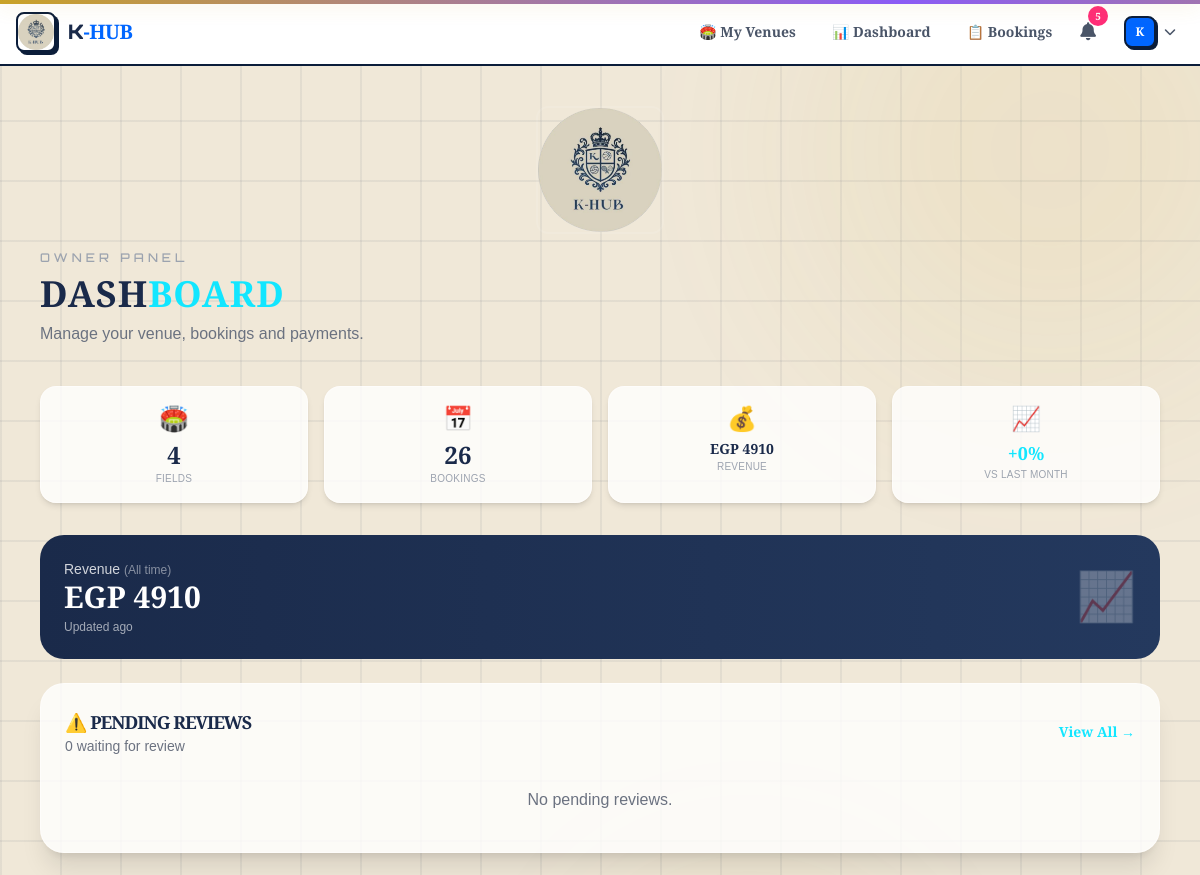
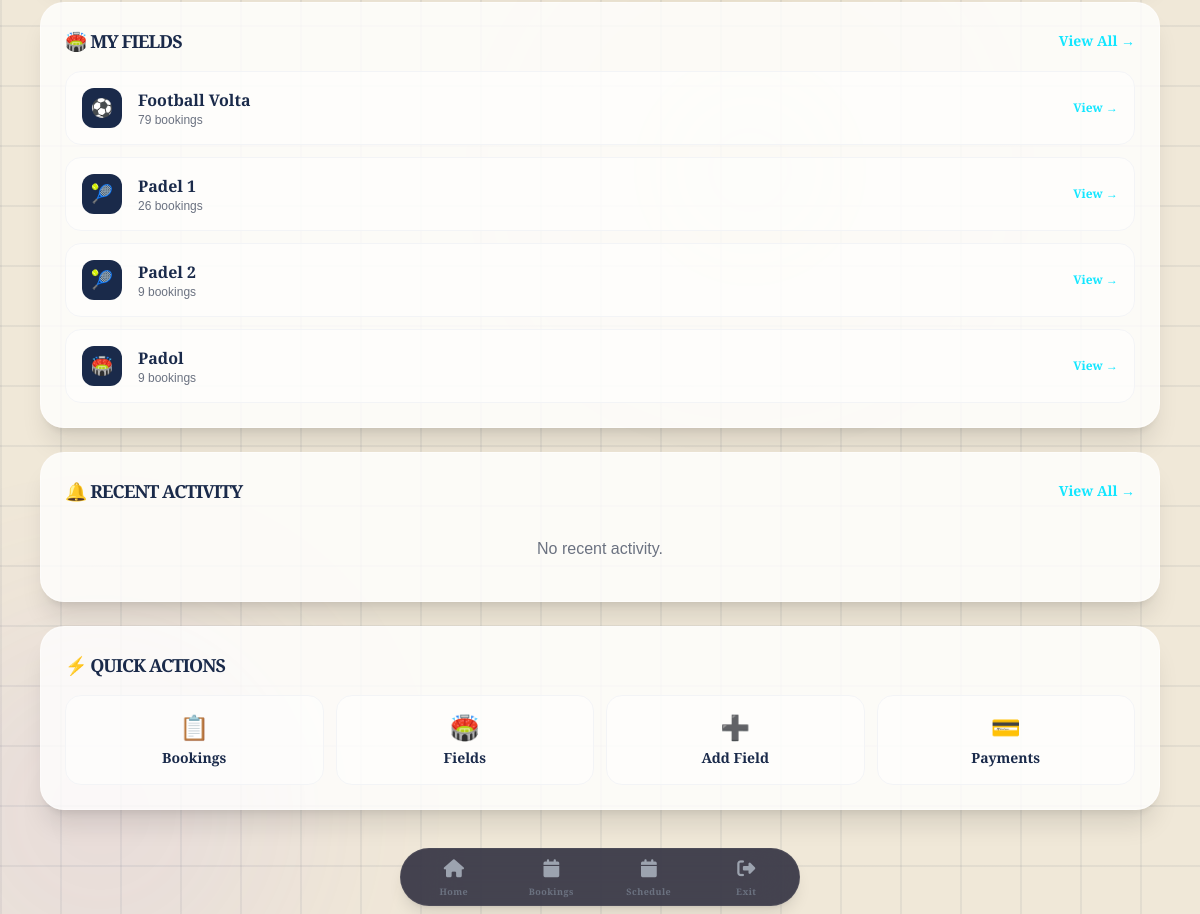
The app's page /owner/ (signed in) with its own data (2 pictures, top to bottom).
### accounts/models.py (models this page shows, shortened)
class User(AbstractBaseUser, PermissionsMixin):
    ROLE_CHOICES = [
        ('PLAYER', 'Player'),
        ('VENUE_OWNER', 'Venue Owner'),
        ('ADMIN', 'Admin'),
    ]
    email = models.EmailField(unique=True, db_index=True)
    username = models.CharField(max_length=50, unique=True, null=True, blank=True)
    role = models.CharField(max_length=20, choices=ROLE_CHOICES, default='PLAYER')
    is_active = models.BooleanField(default=True)
    is_staff = models.BooleanField(default=False)
    date_joined = models.DateTimeField(default=timezone.now)
    objects = UserManager()
    USERNAME_FIELD = 'email'
    REQUIRED_FIELDS = []
    class Meta:
        indexes = [
            models.Index(fields=['email']),
            models.Index(fields=['role']),
        ]
    @property
    def is_player(self):
        return self.role == 'PLAYER'
    @property
    def is_venue_owner(self):
        return self.role == 'VENUE_OWNER'

### venues/models.py (models this page shows, shortened)
class Field(models.Model):
    venue = models.ForeignKey(Venue, on_delete=models.CASCADE, related_name='fields')
    name = models.CharField(max_length=200)
    sport_type = models.CharField(max_length=20, choices=Venue.SPORT_CHOICES)
    description = models.TextField(blank=True)
    price_per_hour = models.DecimalField(max_digits=10, decimal_places=2, validators=[MinValueValidator(0)])
    is_active = models.BooleanField(default=True)
    image = models.ImageField(upload_to='field_images/', null=True, blank=True)
    created_at = models.DateTimeField(auto_now_add=True)
    class Meta:
        indexes = [
            models.Index(fields=['venue', 'is_active']),
            models.Index(fields=['sport_type']),
        ]

### dashboard/views.py (the view)
# urls.py: path('owner/', views.owner_dashboard, name='owner_dashboard'),
@venue_owner_required
def owner_dashboard(request):
    from venues.models import Field, Booking
    fields = Field.objects.filter(venue__owner=request.user)
    bookings = Booking.objects.filter(field__in=fields, status='CONFIRMED')
    return render(request, 'dashboard/owner_dashboard.html', {
        'all_fields': fields,
        'total_fields': fields.count(),
        'total_bookings': bookings.count(),
        'total_revenue': sum(b.field.price_per_hour for b in bookings),
    })

### dashboard/templates/dashboard/owner_dashboard.html (shortened to what this page needs)
{% extends 'base.html' %}
{% load static %}
{% block content %}
<div class="animate-fade-up max-w-6xl mx-auto px-4">
    <div class="mb-10">
        <p class="text-xs uppercase tracking-[4px] text-gray-400 mb-2" style="font-family:'Orbitron',sans-serif;">
            Owner Panel
        </p>
        <h1 class="text-4xl font-black tracking-wide text-[#1A2A4A]">
            DASH<span class="text-[#12E6FF]">BOARD</span>
        </h1>
        <p class="text-gray-500 mt-2">
            Manage your venue, bookings and payments.
        </p>
    </div>
    <div class="grid grid-cols-2 md:grid-cols-4 gap-4 mb-8">
        <div class="rounded-2xl bg-white/80 backdrop-blur-xl border border-white/40 shadow-md p-4 text-center">
            <div class="text-2xl mb-1">🏟️</div>
            <p class="text-2xl font-black text-[#1A2A4A]">{{ total_fields }}</p>
            <p class="text-[10px] text-gray-400 uppercase tracking-wide">Fields</p>
        </div>
        <div class="rounded-2xl bg-white/80 backdrop-blur-xl border border-white/40 shadow-md p-4 text-center">
            <div class="text-2xl mb-1">📅</div>
            <p class="text-2xl font-black text-[#1A2A4A]">{{ total_bookings }}</p>
            <p class="text-[10px] text-gray-400 uppercase tracking-wide">Bookings</p>
        </div>
        <div class="rounded-2xl bg-white/80 backdrop-blur-xl border border-white/40 shadow-md p-4 text-center">
            <div class="text-2xl mb-1">💰</div>
            <p class="text-sm font-black text-[#1A2A4A] truncate">EGP {{ total_revenue|floatformat:0 }}</p>
            <p class="text-[10px] text-gray-400 uppercase tracking-wide">Revenue</p>
        </div>
        <div class="rounded-2xl bg-white/80 backdrop-blur-xl border border-white/40 shadow-md p-4 text-center">
            <div class="text-2xl mb-1">📈</div>
            <p class="text-lg font-black text-[#12E6FF]">{{ revenue_change|default:"+0" }}%</p>
            <p class="text-[10px] text-gray-400 uppercase tracking-wide">vs last month</p>
        </div>
    </div>
    <div class="rounded-3xl bg-gradient-to-r from-[#1A2A4A] to-[#24395E] p-6 mb-6 text-white">
        <div class="flex justify-between items-center">
            <div>
                <p class="text-sm opacity-80">Revenue <span class="text-xs opacity-60">(All time)</span></p>
                <p class="text-3xl font-black">EGP {{ total_revenue|floatformat:0 }}</p>
                <p class="text-xs opacity-60 mt-1">Updated {{ last_updated|timesince }} ago</p>
            </div>
            <div class="text-5xl opacity-30">📈</div>
        </div>
    </div>
    <div class="rounded-3xl bg-white/80 backdrop-blur-xl border border-white/40 shadow-xl p-6 mb-6">
        <div class="flex justify-between items-center mb-4">
            <div>
                <h2 class="text-lg font-bold text-[#1A2A4A]">⚠️ Pending Reviews</h2>
                <p class="text-sm text-gray-500">{{ pending_reviews|length }} waiting for review</p>
            </div>
            <a href="{% url 'venues:booking_requests' %}" class="text-sm text-[#12E6FF] font-bold hover:text-[#1A2A4A] transition">View All →</a>
        </div>
        {% if pending_reviews %}
            <div class="space-y-3">
                {% for payment in pending_reviews|slice:":3" %}
                    <div class="flex items-center justify-between p-4 rounded-2xl bg-white/50 border border-gray-100">
                        <div>
                            <p class="font-bold text-[#1A2A4A]">{{ payment.booking.field.name }}</p>
                            <p class="text-sm text-gray-500">{{ payment.booking.player.username }} · {{ payment.booking.booking_date|date:"D, M j" }} · {{ payment.booking.start_time|time:"g:i A" }}</p>
                            <p class="text-xs font-bold text-[#12E6FF]">EGP {{ payment.amount }}</p>
                        </div>
                        <a href="{% url 'venues:booking_details' payment.booking.id %}"
                           class="bg-[#12E6FF] hover:bg-[#0fd0e8] text-[#1A2A4A] px-4 py-2 rounded-xl text-sm font-bold transition">
                            Review →
                        </a>
                    </div>
                {% endfor %}
            </div>
        {% else %}
            <p class="text-gray-500 text-center py-4">No pending reviews.</p>
        {% endif %}
    </div>
    <div class="rounded-3xl bg-white/80 backdrop-blur-xl border border-white/40 shadow-xl p-6 mb-6">
        <div class="flex justify-between items-center mb-4">
            <h2 class="text-lg font-bold text-[#1A2A4A]">🏟️ My Fields</h2>
            <a href="{% url 'venues:list' %}" class="text-sm text-[#12E6FF] font-bold hover:text-[#1A2A4A] transition">View All →</a>
        </div>
        <div class="space-y-3">
            {% for field in all_fields|slice:":4" %}
                <a href="{% url 'venues:field_schedule' field.id %}"
                   class="flex items-center justify-between p-4 rounded-2xl bg-white/50 border border-gray-100 hover:border-[#12E6FF] transition">
                    <div class="flex items-center gap-4">
                        <div class="w-10 h-10 rounded-xl bg-[#1A2A4A] text-white flex items-center justify-center text-lg">
                            {% if field.sport_type == 'FOOTBALL' %}⚽
                            {% elif field.sport_type == 'PADEL' %}🎾
                            {% else %}🏟️{% endif %}
                        </div>
                        <div>
                            <p class="font-bold text-[#1A2A4A]">{{ field.name }}</p>
                            <p class="text-xs text-gray-500">{{ field.bookings.count }} bookings</p>
                        </div>
                    </div>
                    <span class="text-xs text-[#12E6FF] font-semibold">View →</span>
                </a>
            {% endfor %}
        </div>
    </div>
    <div class="rounded-3xl bg-white/80 backdrop-blur-xl border border-white/40 shadow-xl p-6 mb-6">
        <div class="flex justify-between items-center mb-4">
            <h2 class="text-lg font-bold text-[#1A2A4A]">🔔 Recent Activity</h2>
            <a href="{% url 'notifications:list' %}" class="text-sm text-[#12E6FF] font-bold hover:text-[#1A2A4A] transition">View All →</a>
        </div>
        <div class="space-y-3">
            {% for notification in notifications|slice:":3" %}
                <div class="flex items-start gap-3 p-3 rounded-2xl bg-white/50 border border-gray-100">
                    <div class="w-10 h-10 rounded-xl bg-gradient-to-br from-[#1A2A4A] to-[#4e69ba] text-white flex items-center justify-center text-lg flex-shrink-0">
                        {% if notification.notification_type == 'booking' %}📅
                        {% elif notification.notification_type == 'team' %}👥
                        {% elif notification.notification_type == 'payment' %}💳
                        {% elif notification.notification_type == 'cancel' %}❌
                        {% else %}🔔{% endif %}
                    </div>
                    <div class="flex-1">
                        <div class="flex items-center gap-2">
                            <p class="font-bold text-sm text-[#1A2A4A]">{{ notification.title }}</p>
                            {% if not notification.is_read %}
                                <span class="w-2 h-2 rounded-full bg-[#12E6FF]"></span>
                            {% endif %}
                        </div>
                        <p class="text-xs text-gray-500">{{ notification.message }}</p>
                        <p class="text-[10px] text-gray-400 mt-1">{{ notification.created_at|timesince }} ago</p>
                    </div>
                </div>
            {% empty %}
                <p class="text-gray-500 text-center py-4">No recent activity.</p>
            {% endfor %}
        </div>
    </div>
    <div class="rounded-3xl bg-white/80 backdrop-blur-xl border border-white/40 shadow-xl p-6">
        <h2 class="text-lg font-bold text-[#1A2A4A] mb-4">⚡ Quick Actions</h2>
        <div class="grid grid-cols-2 md:grid-cols-4 gap-3">
            <a href="{% url 'venues:booking_requests' %}"
               class="p-4 rounded-2xl bg-white/50 border border-gray-100 hover:border-[#12E6FF] transition text-center">
                <div class="text-2xl mb-1">📋</div>
                <p class="text-sm font-bold text-[#1A2A4A]">Bookings</p>
            </a>
            <a href="{% url 'venues:list' %}"
               class="p-4 rounded-2xl bg-white/50 border border-gray-100 hover:border-[#12E6FF] transition text-center">
                <div class="text-2xl mb-1">🏟️</div>
                <p class="text-sm font-bold text-[#1A2A4A]">Fields</p>
            </a>
            <a href="{% url 'venues:create' %}"
               class="p-4 rounded-2xl bg-white/50 border border-gray-100 hover:border-[#12E6FF] transition text-center">
                <div class="text-2xl mb-1">➕</div>
                <p class="text-sm font-bold text-[#1A2A4A]">Add Field</p>
            </a>
            <a href="{% url 'venues:booking_requests' %}"
               class="p-4 rounded-2xl bg-white/50 border border-gray-100 hover:border-[#12E6FF] transition text-center">
                <div class="text-2xl mb-1">💳</div>
                <p class="text-sm font-bold text-[#1A2A4A]">Payments</p>
            </a>
        </div>
    </div>
</div>
{% endblock %}

### templates/navbar.html (shortened to what this page needs)
{% load static %}
<nav class="hidden md:block bg-white border-b-2 border-[#0B1D3A] sticky top-0 z-50">
    <div class="container mx-auto px-4 max-w-7xl">
        <div class="flex items-center justify-between h-16">
            <a href="/" class="flex items-center gap-3">
                <img src="{% static 'img/logo.png' %}" alt="K-HUB" class="w-10 h-10 rounded-lg border-2 border-[#0B1D3A] shadow-[3px_3px_0px_#0B1D3A] object-contain bg-white">
                <span class="text-xl font-black tracking-tight" style="font-family: 'Orbitron', sans-serif;">
                    K<span style="color: #0066FF;">-HUB</span>
                </span>
            </a>
            {% if user.is_authenticated %}
            <div class="flex items-center gap-1">
                {% if user.is_player %}
                    <a href="{% url 'booking:browse_fields' %}" class="px-4 py-2 text-sm font-bold text-[#4A5568] hover:text-[#0066FF] hover:bg-[#F5F0E5] rounded-lg transition">
                        🏟️ Book
                    </a>
                    <a href="{% url 'teams:room_list' %}" class="px-4 py-2 text-sm font-bold text-[#4A5568] hover:text-[#0066FF] hover:bg-[#F5F0E5] rounded-lg transition">
                        🎮 Rooms
                    </a>
                    <a href="{% url 'booking:history' %}" class="px-4 py-2 text-sm font-bold text-[#4A5568] hover:text-[#0066FF] hover:bg-[#F5F0E5] rounded-lg transition">
                        📋 My Bookings
                    </a>
                {% elif user.is_venue_owner %}
                    <a href="{% url 'venues:list' %}" class="px-4 py-2 text-sm font-bold text-[#4A5568] hover:text-[#0066FF] hover:bg-[#F5F0E5] rounded-lg transition">
                        🏟️ My Venues
                    </a>
                    <a href="{% url 'venues:owner_dashboard' %}" class="px-4 py-2 text-sm font-bold text-[#4A5568] hover:text-[#0066FF] hover:bg-[#F5F0E5] rounded-lg transition">
                        📊 Dashboard
                    </a>
                    <a href="{% url 'venues:booking_requests' %}" class="px-4 py-2 text-sm font-bold text-[#4A5568] hover:text-[#0066FF] hover:bg-[#F5F0E5] rounded-lg transition">
                        📋 Bookings
                    </a>
                {% endif %}
                <a href="{% url 'notifications:list' %}" class="relative p-2 text-[#4A5568] hover:text-[#0066FF] transition">
                    <i class="fas fa-bell text-lg"></i>
                    <span id="notifBadge" class="absolute -top-1 -right-1 w-5 h-5 bg-[#FF2D78] rounded-full text-[10px] flex items-center justify-center font-bold text-white hidden">
                    </span>
                </a>
                <div class="relative ml-2">
                    <button onclick="document.getElementById('userDropdown').classList.toggle('hidden')" class="flex items-center gap-2 p-2 hover:bg-[#F5F0E5] rounded-lg transition">
                        <div class="w-8 h-8 rounded-lg bg-[#0066FF] flex items-center justify-center text-white font-bold text-xs border-2 border-[#0B1D3A] shadow-[2px_2px_0px_#0B1D3A]">
                            {{ user.username|first|upper }}
                        </div>
                        <i class="fas fa-chevron-down text-xs text-[#4A5568]"></i>
                    </button>
                </div>
            </div>
{% else %}
<div class="flex items-center gap-3">
    <a href="{% url 'accounts:login' %}" class="btn-outline text-xs py-2 px-4">Sign In</a>
    <a href="{% url 'accounts:register_player' %}" class="btn-chrome text-xs py-2 px-4">Get Started</a>
</div>
{% endif %}
        </div>
    </div>
</nav>

### records on screen
User: username|first "K"
Field: name "Football Volta", bookings.count "79"
Field: name "Padel 1", bookings.count "26"
Field: name "Padel 2", bookings.count "9"
Field: name "Padol", bookings.count "9"

### other values on screen
{{ total_fields }} "4"
{{ total_bookings }} "26"
{{ total_revenue|floatformat:0 }} "4910"
{{ revenue_change|default:"+0" }} "+0"
{{ pending_reviews|length }} "0"
